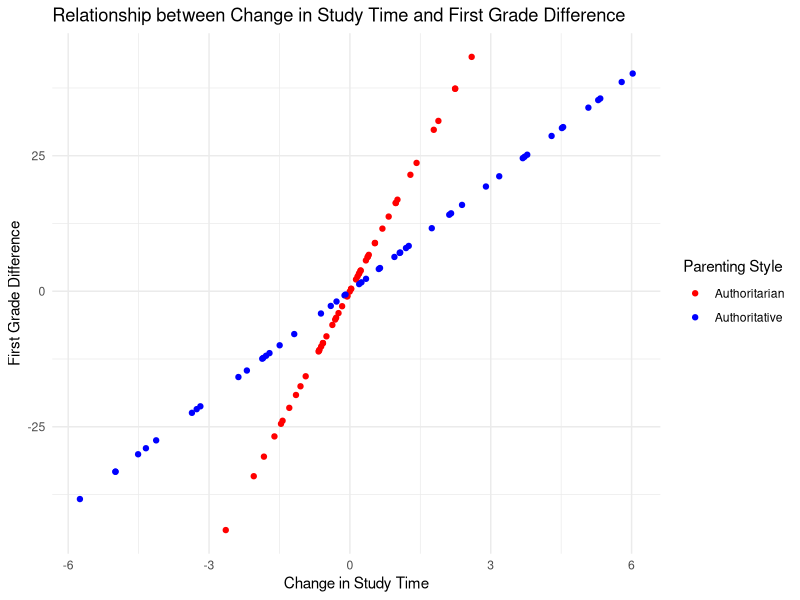
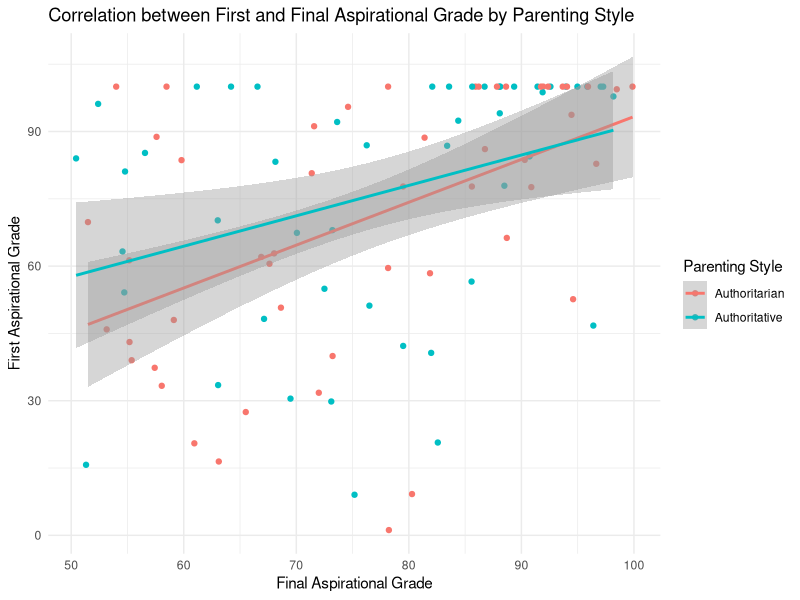
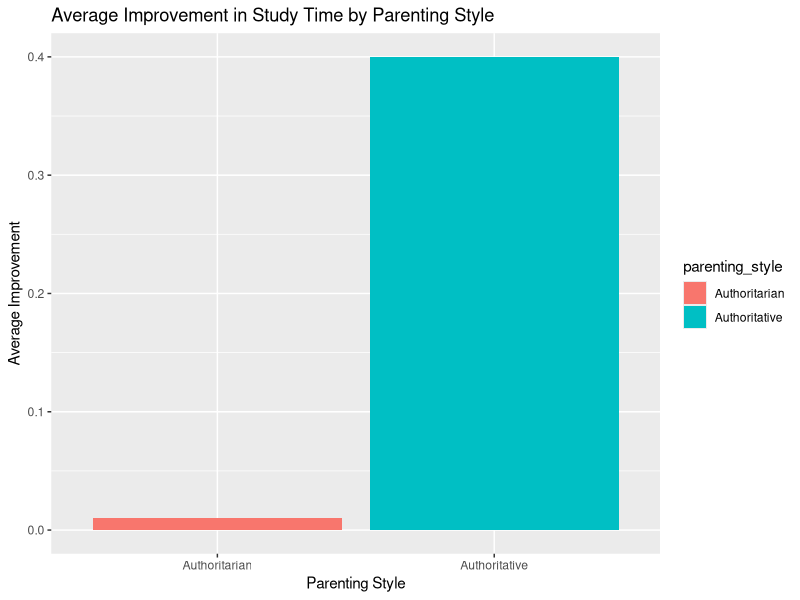
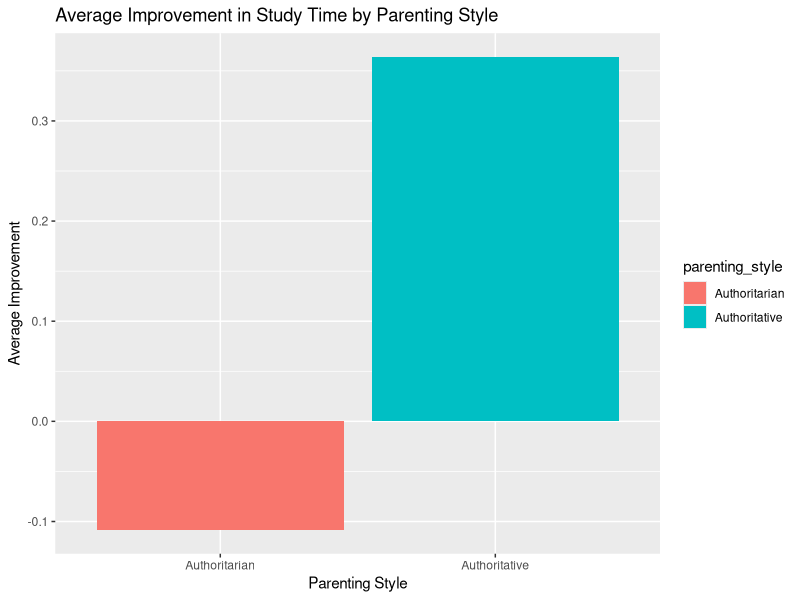
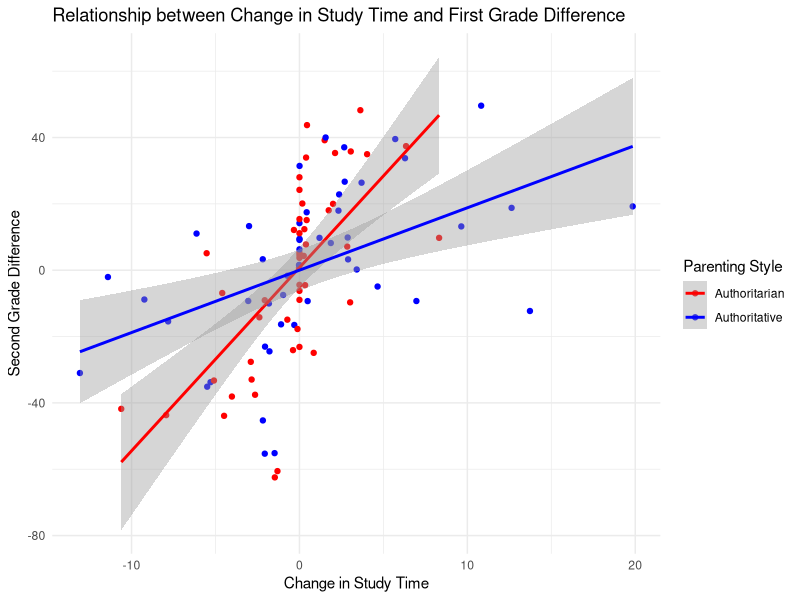

Write R code to recreate these figures, in order.
## ---- chunk 1
knitr::opts_chunk$set(echo = TRUE)
library(dplyr)
# Set seed to ensure same result every time the code runs
set.seed(1456)

## ---- chunk 2
# Function to generate a data frame of student data
generate_student_data <- function(n_students) {
  # Create a data frame with random values for each student's attributes
  data.frame(
    student_id = 1:n_students,
    parenting_style = sample(c("Authoritative", "Authoritarian"), n_students, replace = TRUE),
    overall_grade_aspiration = runif(n_students, 50, 100),
    first_aspirational_grade = runif(n_students, 50, 100),
    first_study_time = runif(n_students, 5, 100),
    first_actual_grade = runif(n_students, 50, 100)
  )
}

# Generate data for a specified number of students
n_students <- 100 
students <- generate_student_data(n_students) # Generate the student data
head(students)

# Define fixed learning rates for different parenting styles
learning_rate_authoritative <- 0.5
learning_rate_authoritarian <- 0.2

## ---- chunk 3
# Function to calculate the adjusted study time for the next assignment
# In this function, I want to incorporate the RW model
calculate_study_time <- function(style, current_time, weight, aspirational_grade, actual_grade, alpha, beta) {
  prediction_error <- aspirational_grade - actual_grade
  
  # Determine the learning rate based on the parenting style
  learning_rate <- ifelse(style == "Authoritative", alpha, beta)
  
  # Calculate the adjustment in study time based on the learning rate and prediction error
  delta <- learning_rate * prediction_error
  
  # Update the study time for the next assignment
  new_time <- current_time + weight * delta
  
  # Ensure that the calculated study time is not negative
  return(max(new_time, 0))
}
## ---- chunk 4
# Function to calculate the aspirational grade for the next assignment
calculate_aspirational_grade <- function(current_aspiration, time_adjustment, actual_grade, overall_aspiration) {
  # Adjust the aspirational grade based on the time adjustment and the difference between actual and overall aspiration
  new_aspiration <- current_aspiration + time_adjustment + (actual_grade - overall_aspiration)
  
  # Ensure that the aspirational grade is within the range of 0 to 100
  return(min(max(new_aspiration, 0), 100))
}
## ---- chunk 5
# Loop through each student to simulate study time and aspirational grade adjustments
for (i in 1:nrow(students)) {
  student <- students[i, ] # Extract data for the current student
  
  # Calculate the study time for the next assignment (midterm) using the function calculate_study_time
  midterm_study_time <- calculate_study_time(
    student$parenting_style,
    student$first_study_time,
    0.3, # Weight of the midterm assignment
    student$first_aspirational_grade,
    student$first_actual_grade,
    learning_rate_authoritative,
    learning_rate_authoritarian
  )
  
  # Calculate the aspirational grade for the midterm using the function calculate_aspirational_grade
  midterm_aspirational_grade <- calculate_aspirational_grade(
    student$first_aspirational_grade,
    midterm_study_time - student$first_study_time,
    student$first_actual_grade,
    student$overall_grade_aspiration
  )
  
  # Update the dataset
  students$midterm_study_time[i] <- midterm_study_time
  students$midterm_aspirational_grade[i] <- midterm_aspirational_grade
}

head(students)
## ---- chunk 6
students <- students %>%
  mutate(change_in_study_time = midterm_study_time - first_study_time)
## ---- chunk 7
students <- students %>%
  mutate(first_grade_difference = first_aspirational_grade - first_actual_grade)
head(students)
## ---- chunk 8
library(ggplot2)

ggplot(students, aes(x = change_in_study_time, y = first_grade_difference, color = parenting_style)) +
  geom_point() +
  labs(title = "Relationship between Change in Study Time and First Grade Difference",
       x = "Change in Study Time",
       y = "First Grade Difference",
       color = "Parenting Style") +
  theme_minimal() +
  scale_color_manual(values = c("Authoritative" = "blue", "Authoritarian" = "red"))
## ---- chunk 9
# Randomly generate midterm exam actual grade for students
students$midterm_actual_grade <- runif(nrow(students), 50, 100)
head(students)
## ---- chunk 10
# Continue the simulation for the final exam for each student
for (i in 1:nrow(students)) {
  student <- students[i, ] # Extract data for the current student
  
  # Calculate study time for the final exam
  # The final exam has a higher weight thus its impact on study time is more significant
  final_study_time <- calculate_study_time(
    student$parenting_style,
    student$midterm_study_time,
    0.5, # Weight of the final exam
    student$midterm_aspirational_grade, # Use the aspirational grade from the midterm
    student$midterm_actual_grade, 
    learning_rate_authoritative,
    learning_rate_authoritarian
  )
  
  # Calculate aspirational grade for the final exam
  final_aspirational_grade <- calculate_aspirational_grade(
    student$midterm_aspirational_grade, # Use the aspirational grade from the midterm
    final_study_time - student$midterm_study_time, # Time adjustment since the midterm
    student$midterm_actual_grade,
    student$overall_grade_aspiration
  )
  
  # Update the dataset
  students$final_study_time[i] <- final_study_time
  students$final_aspirational_grade[i] <- final_aspirational_grade
}
head(students)
## ---- chunk 11
ggplot(students, aes(x = first_aspirational_grade, y = final_aspirational_grade)) +
  geom_point(aes(color = parenting_style)) +
  geom_smooth(method = "lm", aes(group = parenting_style, color = parenting_style)) +
  labs(title = "Correlation between First and Final Aspirational Grade by Parenting Style",
       x = "Final Aspirational Grade",
       y = "First Aspirational Grade",
       color = "Parenting Style") +
  theme_minimal()
## ---- chunk 12
students %>%
  group_by(parenting_style) %>%
  summarize(avg_improvement_study_time = mean(midterm_study_time - first_study_time)) %>%
  ggplot(aes(x = parenting_style, y = avg_improvement_study_time, fill = parenting_style)) +
  geom_bar(stat = "identity") +
  labs(title = "Average Improvement in Study Time by Parenting Style", x = "Parenting Style", y = "Average Improvement")

## ---- chunk 13
students %>%
  group_by(parenting_style) %>%
  summarize(avg_improvement_study_time = mean(final_study_time - midterm_study_time)) %>%
  ggplot(aes(x = parenting_style, y = avg_improvement_study_time, fill = parenting_style)) +
  geom_bar(stat = "identity") +
  labs(title = "Average Improvement in Study Time by Parenting Style", x = "Parenting Style", y = "Average Improvement")
## ---- chunk 14
calculate_study_time_v2 <- function(style, current_time, weight, aspirational_grade, actual_grade) {
  prediction_error <- aspirational_grade - actual_grade
  
  # Draw learning rate from a normal distribution based on parenting style -- authoritative group with mean centered at 0.5 and authoritarian group centered at 0.2
  mean_lr <- ifelse(style == "Authoritative", 0.5, 0.2)
  learning_rate <- rnorm(1, mean = mean_lr, sd = 0.3) # An estimated standard deviation
  
  # Ensure the learning rate is non-negative
  learning_rate <- max(learning_rate, 0)
  
  delta <- learning_rate * prediction_error
  new_time <- current_time + weight * delta
  return(max(new_time, 0))
}

# Update the simulation loop
for (i in 1:nrow(students)) {
  student <- students[i, ]
  
  # Use the updated function with dynamic learning rates
  final_study_time_v2 <- calculate_study_time_v2(
    student$parenting_style,
    student$midterm_study_time,
    0.5,
    student$midterm_aspirational_grade,
    student$first_actual_grade
  )
  
  students$final_study_time_v2[i] <- final_study_time_v2
}

head(students)
## ---- chunk 15
students <- students %>%
  mutate(change_in_study_time_v2 = final_study_time_v2 - midterm_study_time,
         second_grade_difference = midterm_aspirational_grade - midterm_actual_grade)
head(students)
ggplot(students, aes(x = change_in_study_time_v2, y = second_grade_difference, color = parenting_style)) +
  geom_point() +
  geom_smooth(method = "lm", aes(group = parenting_style, color = parenting_style)) +
  labs(title = "Relationship between Change in Study Time and First Grade Difference",
       x = "Change in Study Time",
       y = "Second Grade Difference",
       color = "Parenting Style") +
  theme_minimal() +
  scale_color_manual(values = c("Authoritative" = "blue", "Authoritarian" = "red"))
## ---- chunk 16
# Function to estimate parameters for later use in the likelihood function
estimate_parameters <- function(data, style) { # Takes a dataset and a parenting style as inputs
  subset_data <- data[data$parenting_style == style, ] # Create a subset with row that style match the specified input style
  mean_midterm_study_time <- mean(as.numeric(subset_data$midterm_study_time))
  sd_midterm_study_time <- sd(as.numeric(subset_data$midterm_study_time))
  mean_first_grade_difference <- mean(as.numeric(subset_data$first_grade_difference))
  sd_first_grade_difference <- sd(as.numeric(subset_data$first_grade_difference))
  return(list(mean_midterm_study_time = mean_midterm_study_time, sd_midterm_study_time = sd_midterm_study_time,
              mean_first_grade_difference = mean_first_grade_difference, sd_first_grade_difference = sd_first_grade_difference)) 
  # Return a list that contains all calculated statistics
}
## ---- chunk 17
# Estimating parameters for each parenting style
params_authoritative <- estimate_parameters(students, "Authoritative")
params_authoritarian <- estimate_parameters(students, "Authoritarian")
## ---- chunk 18
# Likelihood Function: based on how typical the student's data is for the mean and standard deviation of `midterm_study_time` and `first_grade_difference` of each parenting style

calculate_likelihood <- function(midterm_study_time, first_grade_difference, style, params) {
  # Ensure inputs are numeric
  midterm_study_time <- as.numeric(midterm_study_time)
  first_grade_difference <- as.numeric(first_grade_difference)
  
  likelihood_study_time <- dnorm(midterm_study_time, mean = params$mean_midterm_study_time, sd = params$sd_midterm_study_time)
  likelihood_grade_difference <- dnorm(first_grade_difference, mean = params$mean_first_grade_difference, sd = params$sd_first_grade_difference)
  
  # Combined likelihood
  return(likelihood_study_time * likelihood_grade_difference)
}
## ---- chunk 19
# Function to calculate the probability of a parenting style
predict_parenting_style <- function(midterm_study_time, first_grade_difference) {
  likelihood_authoritative <- calculate_likelihood(midterm_study_time, first_grade_difference, "Authoritative", params_authoritative)
  likelihood_authoritarian <- calculate_likelihood(midterm_study_time, first_grade_difference, "Authoritarian", params_authoritarian)
  
  # Bayes' theorem
  post_authoritative <- likelihood_authoritative * prior_authoritative / 
    (likelihood_authoritative * prior_authoritative + likelihood_authoritarian * prior_authoritarian)
  post_authoritarian <- likelihood_authoritarian * prior_authoritarian / 
    (likelihood_authoritative * prior_authoritative + likelihood_authoritarian * prior_authoritarian)
  
  if (post_authoritative > post_authoritarian) {
    return("Authoritative")
  } else {
    return("Authoritarian")
  }
}
## ---- chunk 20
# Assuming equal probability for both parenting styles as a prior
prior_authoritative <- 0.5
prior_authoritarian <- 0.5

# Apply the prediction function to the dataset
students$predicted_parenting_style <- apply(students, 1, function(x) predict_parenting_style(x['midterm_study_time'], x['first_grade_difference']))

head(students)

## ---- chunk 21
# Calculate the number of correct predictions
correct_predictions <- sum(students$predicted_parenting_style == students$parenting_style)

# Calculate the total number of predictions
total_predictions <- nrow(students)

# Calculate the accuracy percentage
accuracy_percentage <- (correct_predictions / total_predictions) * 100

cat("Accuracy of predicting parenting styles:", accuracy_percentage, "%\n")
